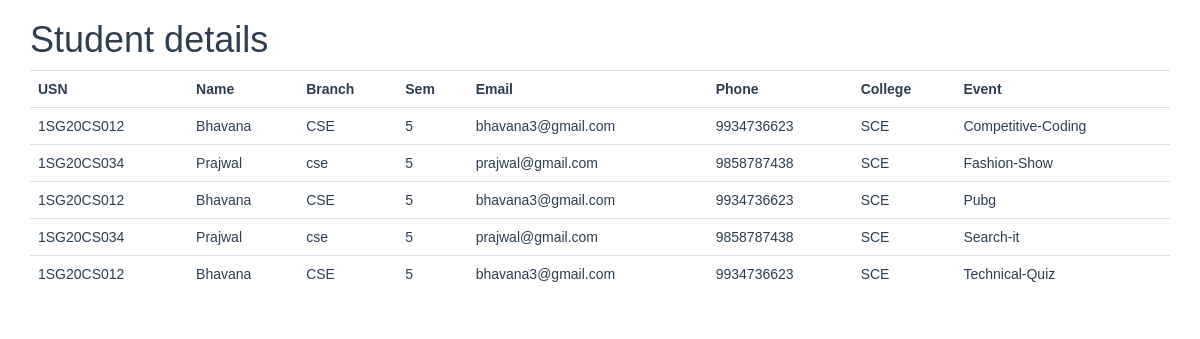
Page /Stu_details.php on the committed database.
### tables this page shows
CREATE TABLE `events` (
  `event_id` int(11) NOT NULL,
  `event_title` varchar(50) NOT NULL,
  `event_price` int(11) DEFAULT NULL,
  `participants` int(100) DEFAULT 0,
  `img_link` text DEFAULT NULL,
  `type_id` int(11) DEFAULT NULL
);

CREATE TABLE `participant` (
  `usn` varchar(20) NOT NULL,
  `name` varchar(100) NOT NULL,
  `branch` varchar(11) NOT NULL,
  `sem` int(11) NOT NULL,
  `email` varchar(300) NOT NULL,
  `phone` varchar(12) NOT NULL,
  `college` varchar(20) NOT NULL
);

### Stu_details.php (the view, shortened to what this page needs)
<?php
include_once 'classes/db1.php';
$result = mysqli_query($conn,"SELECT * FROM events,registered r ,participant p WHERE events.event_id=r.event_id and r.usn = p.usn order by event_title");
?>
<!DOCTYPE html>
<html>
<head>
        <?php require 'utils/styles.php'; ?>
    </head>
<body>
<div class = "content">
<div class = "container">
<h1>Student details</h1>
<?php
if (mysqli_num_rows($result) > 0) {
?>
 <table class="table table-hover" >
  <tr>
  <th>USN</th>
    <th>Name</th>
    <th>Branch</th>
    <th>Sem</th>
    <th>Email</th>
    <th>Phone</th>
    <th>College</th>
    <th>Event</th>
  </tr>
<?php
while($row = mysqli_fetch_array($result)) {
?>
<tr>
<td><?php echo $row["usn"]; ?></td>
    <td><?php echo $row["name"]; ?></td>
    <td><?php echo $row["branch"]; ?></td>
    <td><?php echo $row["sem"]; ?></td>
    <td><?php echo $row["email"]; ?></td>
    <td><?php echo $row["phone"]; ?></td>
    <td><?php echo $row["college"]; ?></td>
    <td><?php echo $row["event_title"]; ?></td>
</tr>
<?php
}
?>
</table>
 <?php
}
else{
    echo "No result found";
}
?>
</div>
</div>
 </body>
</html>

### css/style.css (style rules this page uses)
body { overflow-x: hidden; }
.content { font-family: Arial, Helvetica, sans-serif; color: #2C3E50; }

### rows in the picture
events: participant.usn "1SG20CS012", participant.name "Bhavana", participant.branch "CSE", participant.sem "5", participant.email "bhavana3@gmail.com", participant.phone "9934736623", participant.college "SCE", event_title "Competitive-Coding"
events: participant.usn "1SG20CS034", participant.name "Prajwal", participant.branch "cse", participant.sem "5", participant.email "prajwal@gmail.com", participant.phone "9858787438", participant.college "SCE", event_title "Fashion-Show"
events: participant.usn "1SG20CS012", participant.name "Bhavana", participant.branch "CSE", participant.sem "5", participant.email "bhavana3@gmail.com", participant.phone "9934736623", participant.college "SCE", event_title "Pubg"
events: participant.usn "1SG20CS034", participant.name "Prajwal", participant.branch "cse", participant.sem "5", participant.email "prajwal@gmail.com", participant.phone "9858787438", participant.college "SCE", event_title "Search-it"
events: participant.usn "1SG20CS012", participant.name "Bhavana", participant.branch "CSE", participant.sem "5", participant.email "bhavana3@gmail.com", participant.phone "9934736623", participant.college "SCE", event_title "Technical-Quiz"
